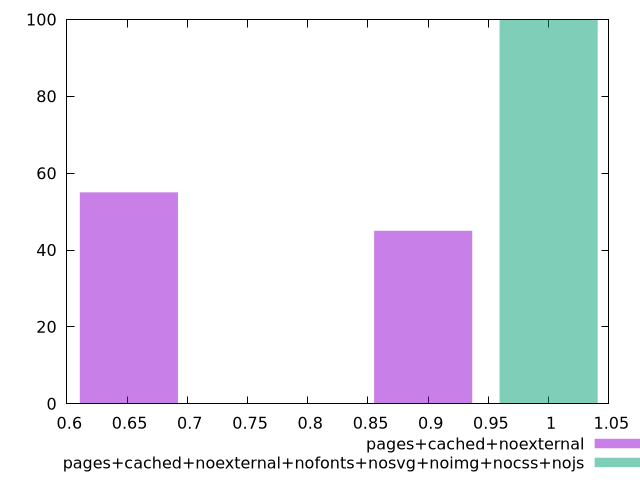

The script that saved this image:
$_pagesCachedNoexternal <<EOF
0.8958520099543271 45
0.6515287345122379 55
EOF
$_pagesCachedNoexternalNofontsNosvgNoimgNocssNojs <<EOF
1 100
EOF
set key outside below
set terminal pngcairo
set output "report_00004_2020-11-02T20-21-41.718Z/render-blocking-resources/render-blocking-resources_pages+cached+noexternal_pages+cached+noexternal+nofonts+nosvg+noimg+nocss+nojs+hist.png"
set boxwidth 0.08144109181402974
set style fill transparent solid 0.5 noborder
set yrange [0:100]
plot $_pagesCachedNoexternal title "pages+cached+noexternal" with boxes ,$_pagesCachedNoexternalNofontsNosvgNoimgNocssNojs title "pages+cached+noexternal+nofonts+nosvg+noimg+nocss+nojs" with boxes ,
